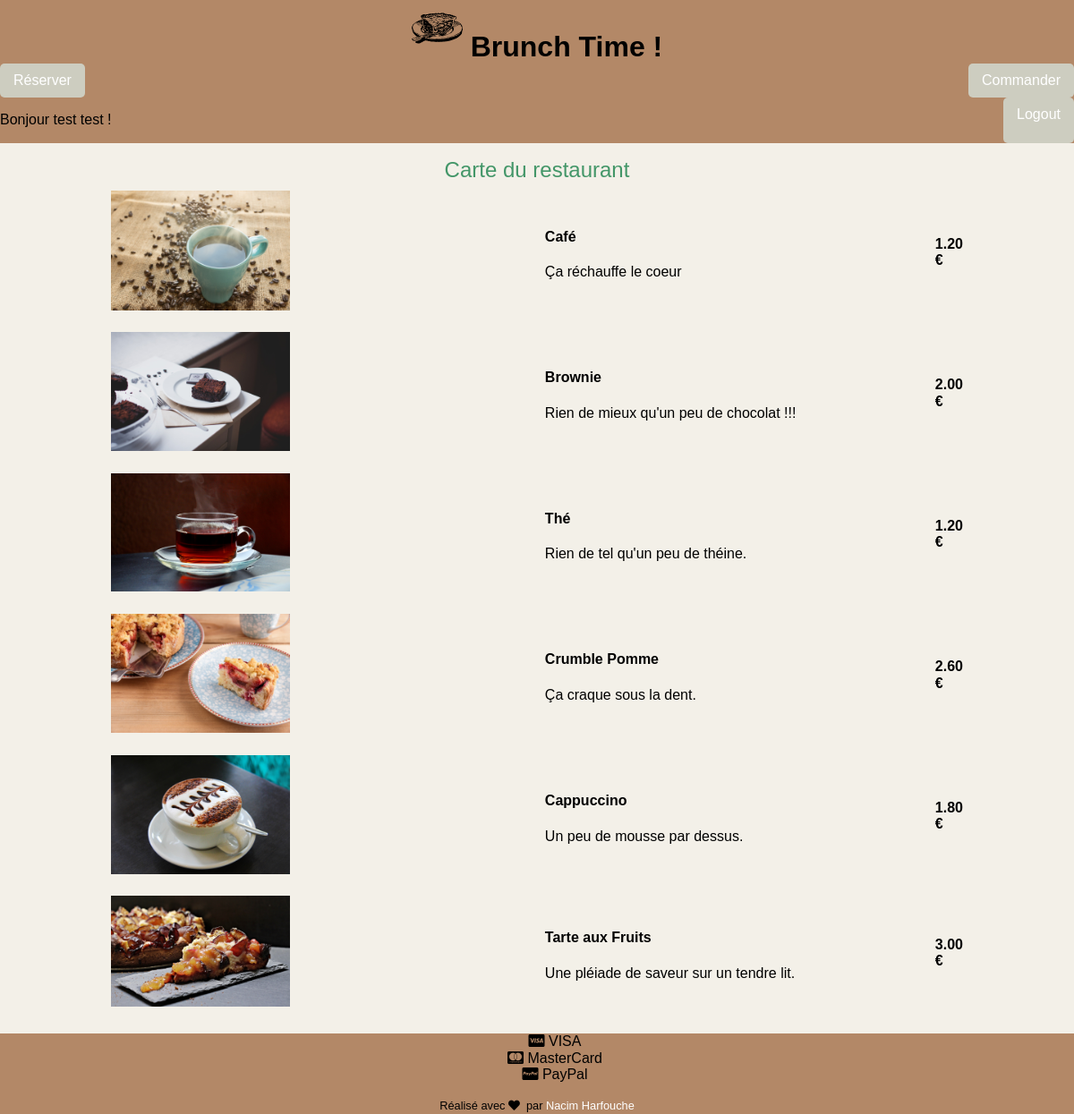
Screenshot of /index.php/ (signed in) with the database file from the repository.
### tables this page shows
CREATE TABLE IF NOT EXISTS `meal` (
  `Id` int(11) NOT NULL AUTO_INCREMENT,
  `Name` varchar(30) NOT NULL,
  `Photo` varchar(30) NOT NULL,
  `Description` varchar(250) NOT NULL,
  `QuantityInStock` tinyint(4) NOT NULL,
  `BuyPrice` double NOT NULL,
  `SalePrice` double NOT NULL,
  PRIMARY KEY (`Id`)
);

### library/MicroKernel.class.php (called while the page is built, shortened)
<?php
class MicroKernel
{
    private $applicationPath;
    private $configuration;
    private $controllerPath;
    public function __construct()
    {
        $this->applicationPath = realpath(ROOT_PATH.'/application');
        $this->configuration   = new Configuration();
        $this->controllerPath  = null;
    }
    public function bootstrap()
    {
        $this->configuration->load('database');
        $this->configuration->load('library');
        return $this;
    }
    public function loadClass($class)
    {
        $class = str_replace('\\', DIRECTORY_SEPARATOR, $class);
        if(substr($class, -10) == 'Controller')
        {
            $filename = "$this->controllerPath/$class.class.php";
        }
        else if(substr($class, -4) == 'Form')
        {
            $filename = "$this->applicationPath/forms/$class.class.php";
        }
        elseif(substr($class, -5) == 'Model')
        {
            $filename = "$this->applicationPath/models/$class.class.php";
        }
        else
        {
            $filename = "$this->applicationPath/classes/$class.class.php";
        }
    }
    public function run(FrontController $frontController)
    {
        try
        {
            $requestPath = $frontController->buildContext($this->configuration);
            $this->controllerPath = "$this->applicationPath/controllers$requestPath";
            $frontController->run();
            $frontController->renderView();
        }
        catch(Exception $exception)
        {
            ob_clean();
            $frontController->renderErrorView
            (
                implode('<br>',
                [
                    $exception->getMessage(),
                    "<strong>Fichier</strong> : ".$exception->getFile(),
                    "<strong>Ligne</strong> : ".$exception->getLine()
                ])
            );
        }
    }
}

### index.php (called while the page is built, shortened)
<?php
require_once 'library/Configuration.class.php';
require_once 'library/Database.class.php';
require_once 'library/MicroKernel.class.php';
$microKernel = new MicroKernel();
$microKernel->bootstrap()->run(new FrontController());

### application/controllers/HomeController.class.php (called while the page is built, shortened)
<?php
class HomeController
{
    public function httpGetMethod(Http $http, array $queryFields)
    {
        $mealModel = new MealModel();
        $meals = $mealModel->selectAllMeal();
        return ["meals"=>$meals];
    }
}

### library/Database.class.php (called while the page is built, shortened)
<?php
class Database
{
	private $pdo;
	public function __construct()
	{
		$configuration = new Configuration();
		$this->pdo = new PDO
		(
			$configuration->get('database', 'dsn'),
			$configuration->get('database', 'user'),
			$configuration->get('database', 'password')
		);
		$this->pdo->exec('SET NAMES UTF8');
        $this->pdo->setAttribute(PDO::ATTR_ERRMODE, PDO::ERRMODE_EXCEPTION);
	}
    public function query($sql, array $criteria = array())
    {
        $query = $this->pdo->prepare($sql);
        $query->execute($criteria);
        return $query->fetchAll(PDO::FETCH_ASSOC);
    }
}

### library/Configuration.class.php (called while the page is built, shortened)
<?php
class Configuration
{
	private static $registry;
	public function __construct()
	{
		if(Configuration::$registry === null)
		{
			Configuration::$registry = array();
		}
	}
	public function get($filename, $key, $defaultValue = null)
	{
		if(array_key_exists($filename, Configuration::$registry) === true)
		{
			if(array_key_exists($key, Configuration::$registry[$filename]) === true)
			{
				return Configuration::$registry[$filename][$key];
			}
		}
		return $defaultValue;
	}
	public function load($filename)
	{
		Configuration::$registry[$filename] = $config;
	}
}

### application/models/MealModel.class.php (called while the page is built, shortened)
<?php
class MealModel {
    function selectAllMeal() {
        $database = new Database();
        $meals = $database->query("SELECT * FROM meal");
        return $meals;
    }
}

### application/www/HomeView.phtml (the view, shortened to what this page needs)
<table class="generic-table meal-list">
    <caption>Carte du restaurant</caption>
    <tbody>
        <?php foreach ($meals as $meal):?>
            <tr class="menu">
                <td class="firstTD">
                    <img src="<?= $wwwUrl ?>/images/meals/<?= $meal["Photo"] ?>" alt="<?= $meal["Name"] ?>" />
                </td>
                <td class="secondTD">
                    <h4><?= $meal["Name"] ?></h4>
                    <p><?= $meal["Description"] ?></p>
                </td>
                <td class="thirdTD">
                    <p><strong><?= number_format($meal["SalePrice"],2) ?> €</strong></p>
                </td>
            </tr>
        <?php endforeach; ?>
    </tbody>
</table>

### application/www/css/style.css (style rules this page uses)
* { box-sizing: border-box; outline: none; }
html { height: 100%; }
body { height: 100%; margin: 0; background-color: #f3f0e8; }
table { margin: auto; width: 90%; border-collapse: collapse; }
td { padding: 10px; }
.meal-list caption { font-size: 1.5rem; color: #439668; }
.menu td img { width: 200px; }
.firstTD { width: 50%; }
.secondTD { width: 45%; }
.thirdTD { width: 5%; }

### rows the page displays
meal: Photo (picture), Name "Café", Description "Ça réchauffe le coeur", SalePrice "1.20"
meal: Photo (picture), Name "Brownie", Description "Rien de mieux qu'un peu de chocolat !!!", SalePrice "2.00"
meal: Photo (picture), Name "Thé", Description "Rien de tel qu'un peu de théine.", SalePrice "1.20"
meal: Photo (picture), Name "Crumble Pomme", Description "Ça craque sous la dent.", SalePrice "2.60"
meal: Photo (picture), Name "Cappuccino", Description "Un peu de mousse par dessus.", SalePrice "1.80"
meal: Photo (picture), Name "Tarte aux Fruits", Description "Une pléiade de saveur sur un tendre lit.", SalePrice "3.00"

### other values shown
$_SESSION["name"] "test"
$_SESSION["lastName"] "test"
